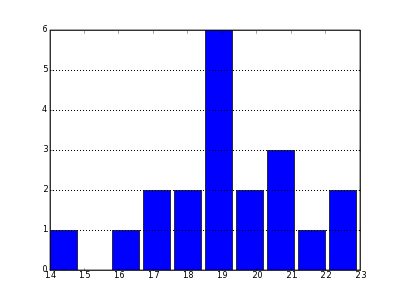

Here is the Python script that generated this plot:
import matplotlib
matplotlib.use('Agg')
from pylab import *

def webshow( img ):
    savefig( img, dpi=50 )
    print 'Content-Type: text/html\n'
    print '<img width="400" height="300" src="'+img+'" />'

clf()
ages=[17,18,18,19,21,19,19,21,20,23,19,22,20,21,19,19,14,23,16,17 ]
hist(ages, bins=10)
grid(False)
axes().yaxis.grid(True, which='major')
webshow("hist.png")